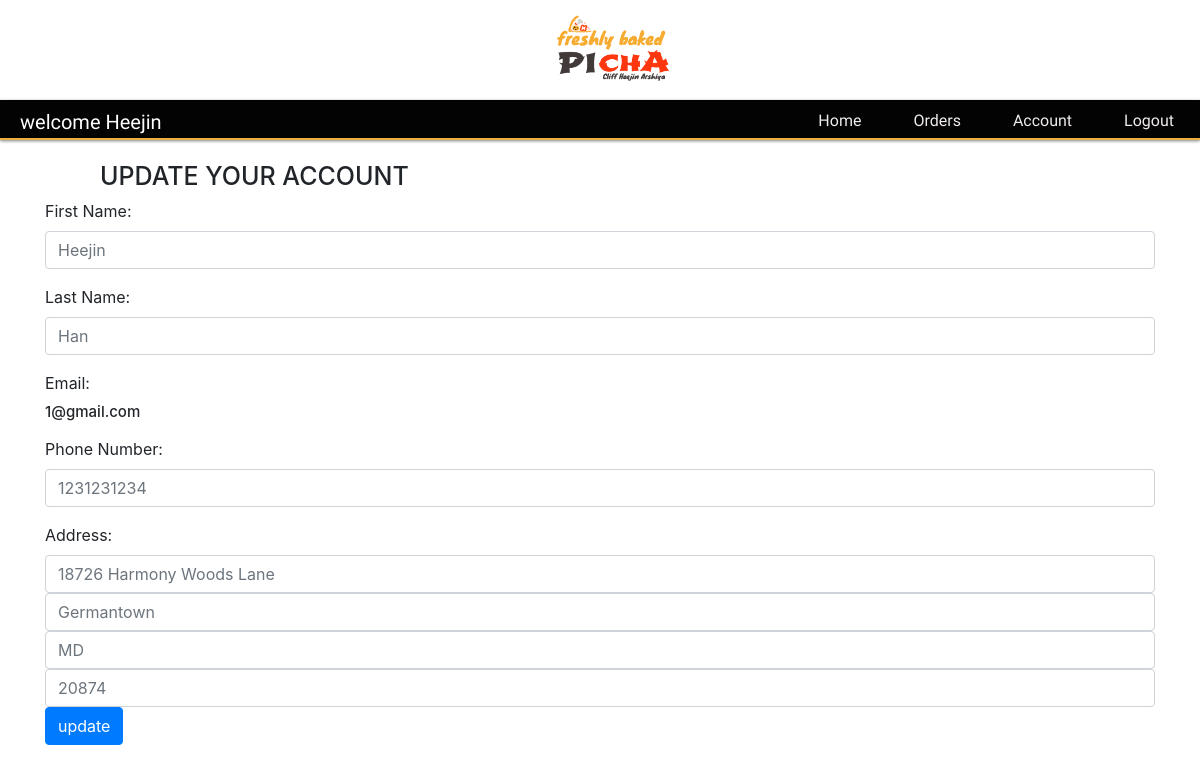
Screenshot of /users/account (signed in) with the database file from the repository.
### models.py (models this page shows, shortened)
class User(db.Model):
    __tablename__="users"
    id = db.Column(db.Integer, primary_key=True)
    first_name = db.Column(db.String(255), nullable=False)
    last_name = db.Column(db.String(255), nullable=False)
    email = db.Column(db.String(255), nullable=False)
    phone = db.Column(db.String(255), nullable=False)
    password = db.Column(db.String(255), nullable=False)
    created_at = db.Column(db.DateTime, server_default=func.now())
    updated_at = db.Column(db.DateTime, server_default=func.now(), onupdate=func.now())

class Address(db.Model):
    __tablename__='addresses'
    id = db.Column(db.Integer, primary_key=True)
    street = db.Column(db.String(255))
    city = db.Column(db.String(255))
    state = db.Column(db.String(255))
    zip_code = db.Column(db.String(255))
    created_at = db.Column(db.DateTime, server_default=func.now())
    updated_at = db.Column(db.DateTime, server_default=func.now(), onupdate=func.now())
    user_id = db.Column(db.Integer, db.ForeignKey('users.id'))
    user = db.relationship('User', foreign_keys=[user_id], backref=db.backref('addresses', cascade='all'))

### controllers.py (the view)
def account():
    if 'user_id' not in session:
        return redirect(url_for('users:new'))
    current_user = User.query.get(session['user_id'])
    user_address = current_user.addresses[0]
    print(user_address)
    return render_template('user_account.html', user = current_user, address = user_address)

### templates/user_account.html (shortened to what this page needs)
<!DOCTYPE html>
<html lang="en">
<head>
    <link rel="stylesheet" href="https://stackpath.bootstrapcdn.com/bootstrap/4.3.1/css/bootstrap.min.css">
    <link rel="stylesheet" type="text/css" href="/static/css/dashboard.css">
</head>
<body>
    <div class="header">
        <div class="logo">
            <a href="{{ url_for('dashboard') }}"><img src="../static/img/picha1.png"></a>
        </div>
        <div class="header_info">
            <h2>welcome {{ user.first_name }}</h2>
            <ul class="nav">
                <li class="nav-item">
                    <a class="nav-link" href="{{ url_for('dashboard') }}">Home</a>
                </li>
                <li class="nav-item">
                    <a class="nav-link" href="{{ url_for('order') }}">Orders</a>
                </li>
                <li class="nav-item">
                    <a class="nav-link" href="{{ url_for('users:account') }}">Account</a>
                </li>
                <li class="nav-item">
                    <a class="nav-link" href="{{ url_for('users:logout') }}">Logout</a>
                </li>
            </ul>
        </div>
    </div>
        <h5>UPDATE YOUR ACCOUNT</h5>
        <div class="container">
            <form action="{{ url_for('users:update') }}" method="post">
                <div class = "form-group">
                    <label for="first_name">First Name:</label>
                    <input type="text" class="form-control" name="first_name" id="" placeholder="{{ user.first_name }}">
                </div>
                <div class = "form-group">
                    <label for="last_name">Last Name:</label>
                    <input type="text" class="form-control" name="last_name" id="" placeholder="{{ user.last_name }}">
                </div>
                <div class = "form-group">
                    <label for="email">Email:</label>
                    <h4>{{ user.email }}</h4>
                </div>
                <div class = "form-group">
                    <label for="phone">Phone Number:</label>
                    <input type="text" class="form-control" name="phone" id="" placeholder="{{ user.phone }}">
                </div>
                <label for="first_name">Address:</label>
                <input type="text"  class="form-control" name="street" id="" placeholder="{{ address.street }}">
                <input type="text" class="form-control" name="city" id="" placeholder="{{ address.city }}">
                <input type="text" class="form-control" name="state" id="" placeholder="{{ address.state }}">
                <input type="text" class="form-control" name="zip_code" id="" placeholder="{{ address.zip_code }}">
                <input type="submit" class="btn btn-primary" value="update">
            </form>
        </div>
</body>
</html>

### static/css/dashboard.css (style rules this page uses)
body { margin: 0; }
body::after { background-image: url('../img/slice.jpg'); background-size: cover; opacity: .4; z-index: -2; }
.container { text-align: left; }
h4 { font-size: 15px; }
h2 { font-family: 'Kalam', cursive; float: left; display: block; font-size: 20px; color: #fff; margin-top:10px; margin-left: 20px; }
ul.nav { margin: 0px; float: right; }
li { font-family: 'Kalam', cursive; padding: 10px; font-size: 16px; line-height: 5px; text-align: center; }
.logo { text-align: center; }
.logo img { margin-top:0px; height: 100px; text-align: center; margin-left: auto; margin-right: auto; }
.nav-link { color: rgb(241, 236, 236); }
.header_info { background-color: rgba(3, 3, 3); height: 40px; margin: 0px; border-bottom: 2px solid rgb(236, 175, 62); box-shadow: 0 1px 3px 0 rgba(0,0,0,0.50); }
h5 { margin-top: 20px; margin-left: 100px; font-size: 25px; }

### rows the page displays
User: first_name "Heejin", last_name "Han", email "1@gmail.com", phone "1231231234"
Address: street "18726 Harmony Woods Lane", city "Germantown", state "MD", zip_code "20874"
